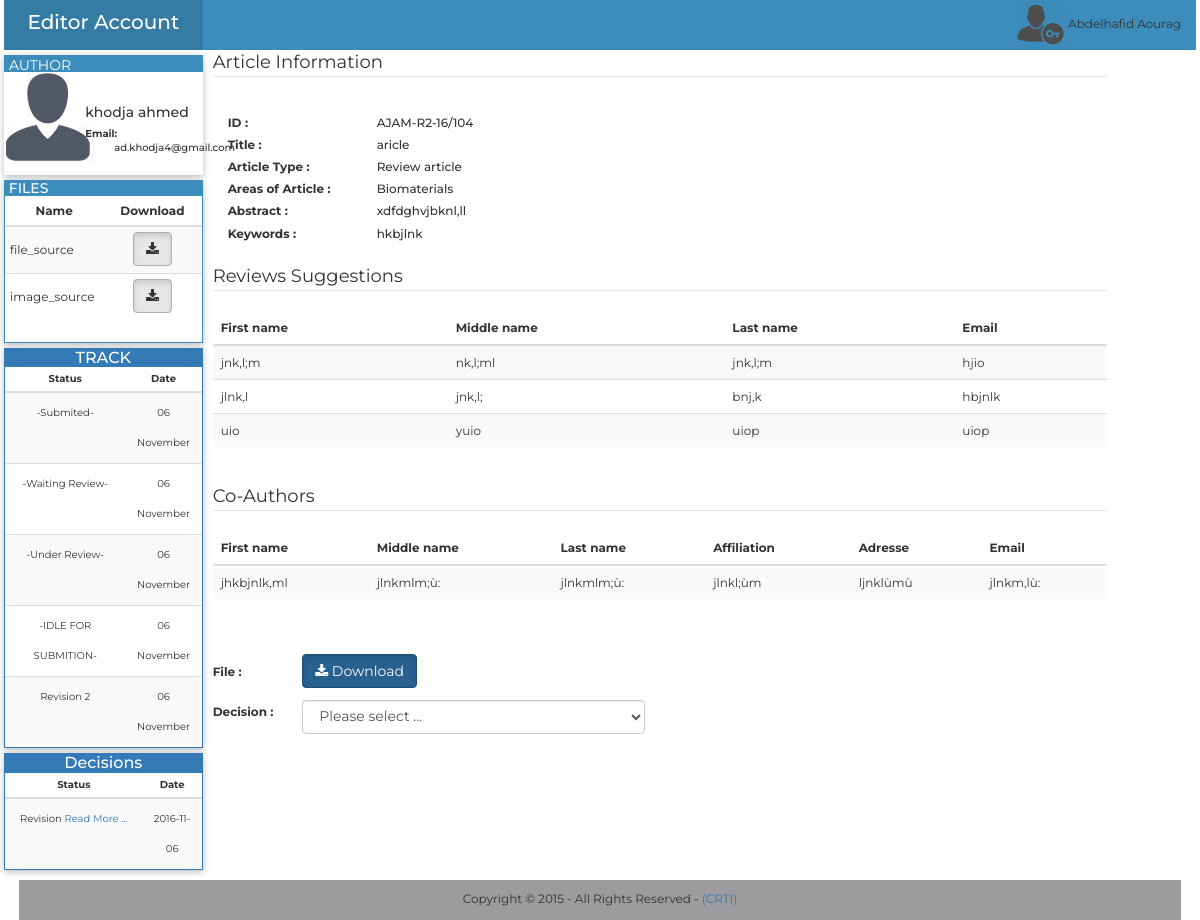
Page /Editor-in-chief/php/show_rev2.php?idar=104&et_e=217&idau=19 (signed in) on the committed database.
### tables this page shows
CREATE TABLE `personne` (
  `id` int(11) NOT NULL AUTO_INCREMENT,
  `fname` varchar(255) NOT NULL,
  `mname` varchar(255) DEFAULT NULL,
  `lname` varchar(255) NOT NULL,
  `affiliation` varchar(255) NOT NULL,
  `adresse` varchar(255) NOT NULL,
  `city` varchar(255) NOT NULL,
  `state` varchar(255) NOT NULL,
  `contry` varchar(255) NOT NULL,
  `pcode` varchar(10) NOT NULL,
  `email` varchar(255) NOT NULL,
  `phone` varchar(20) DEFAULT NULL,
  `fax` varchar(20) DEFAULT NULL,
  `password` varchar(255) NOT NULL,
  `date` datetime DEFAULT NULL,
  `title` varchar(255) NOT NULL,
  `grade` varchar(255) NOT NULL,
  PRIMARY KEY (`id`),
  UNIQUE KEY `email` (`email`)
);

CREATE TABLE `file` (
  `id` int(11) NOT NULL AUTO_INCREMENT,
  `name` varchar(255) NOT NULL,
  `size` varchar(255) DEFAULT NULL,
  `article` int(11) NOT NULL,
  `type` varchar(20) NOT NULL,
  `extension` varchar(255) DEFAULT NULL,
  PRIMARY KEY (`id`),
  KEY `article_fk` (`article`),
  CONSTRAINT `article_fk` FOREIGN KEY (`article`) REFERENCES `article` (`id`) ON DELETE CASCADE ON UPDATE CASCADE
);

CREATE TABLE `state_editor` (
  `id` int(11) NOT NULL AUTO_INCREMENT,
  `article` int(11) NOT NULL,
  `file` int(11) DEFAULT NULL,
  `etat` varchar(255) NOT NULL,
  `date` datetime NOT NULL,
  `editor` int(11) NOT NULL,
  `vu` varchar(255) DEFAULT 'no',
  PRIMARY KEY (`id`),
  KEY `fk_article_editor_chef` (`article`),
  KEY `fk_file_editor_chef` (`file`),
  CONSTRAINT `fk_article_editor_chef` FOREIGN KEY (`article`) REFERENCES `article` (`id`) ON DELETE CASCADE ON UPDATE CASCADE,
  CONSTRAINT `fk_file_editor_chef` FOREIGN KEY (`file`) REFERENCES `file` (`id`) ON DELETE CASCADE ON UPDATE CASCADE
);

CREATE TABLE `decision` (
  `id` int(11) NOT NULL AUTO_INCREMENT,
  `decision` text NOT NULL,
  `state_author` int(11) NOT NULL,
  `article` int(11) NOT NULL,
  `editor` int(11) NOT NULL,
  `date` date NOT NULL,
  `file` varchar(255) DEFAULT NULL,
  `type` varchar(255) NOT NULL,
  PRIMARY KEY (`id`)
);

CREATE TABLE `article` (
  `etiquette` varchar(255) DEFAULT NULL,
  `id` int(11) NOT NULL AUTO_INCREMENT,
  `author` int(11) NOT NULL,
  `title` mediumtext NOT NULL,
  `type` varchar(255) NOT NULL,
  `area` varchar(255) NOT NULL,
  `abstract` text NOT NULL,
  `keywords` text NOT NULL,
  `date` datetime NOT NULL,
  `state` varchar(255) NOT NULL,
  `cle` varchar(255) NOT NULL,
  PRIMARY KEY (`id`),
  KEY `author` (`author`),
  CONSTRAINT `author` FOREIGN KEY (`author`) REFERENCES `personne` (`id`) ON DELETE CASCADE ON UPDATE CASCADE
);

CREATE TABLE `sug_rev` (
  `id` int(11) NOT NULL AUTO_INCREMENT,
  `fname` varchar(255) NOT NULL,
  `lname` varchar(255) NOT NULL,
  `mname` varchar(255) NOT NULL,
  `email` varchar(255) NOT NULL,
  `article` int(255) DEFAULT NULL,
  PRIMARY KEY (`id`)
);

### Editor-in-chief/php/show_rev2.php (the view, shortened to what this page needs)
<?php
$id_article=$_GET['idar'];
$etat_editor=$_GET['et_e'];
include_once("../../../../php/cnx.php");
$select = $conn->query("SELECT etiquette,title,type,area,abstract,keywords,author FROM article WHERE id=".$id_article);
$row = $select->fetch_assoc();
$select_etat = $conn->query("SELECT id, etat,file, DATE_FORMAT(date, '%d %M') as date FROM state_editor WHERE article=".$id_article);
$select_decision = $conn->query("SELECT id,decision,type,date FROM decision WHERE article=".$id_article);
?>
<!doctype html>
<html xmlns="http://www.w3.org/1999/html" xmlns="http://www.w3.org/1999/html">
<head>
    <link href="../../../../bootstrap/css/bootstrap.min.css" rel="stylesheet" type="text/css">
    <link rel="stylesheet" href="../css/font-awesome.css" type="text/css" />
    <link href="https://cdn.datatables.net/1.10.10/css/dataTables.bootstrap.min.css" rel="stylesheet" type="text/css">
    <link href="../css/show2.css" rel="stylesheet" type="text/css">
</head>
<body>
<div class="container-fluid">
    <div class="row">
        <div class="col-sm-2 logo">
            <a class="no_color" href="../index2.php?t=sub"> <p class="text-center">Editor Account</p></a>
        </div>
        <div class="col-sm-10 bn">
            <div class="pull-right">
                <a class="no_color" href="log-out.php"><img src="../images/user.png"><?php echo  " ".$_SESSION['editor_in_chief_fname']." ". $_SESSION['editor_in_chief_lname']; ?></a>
            </div>
        </div>
    </div>
    <div class="row menu_row">
        <?php
        $select_author=$conn->query("SELECT fname,lname,email FROM personne WHERE id=".$row['author']);
        $row_author= $select_author->fetch_assoc();
        ?>
        <div class="col-sm-2 menu">
            <div class="row profile">
                <div class="hed"> <p>AUTHOR</p></div>
                <div class="col-sm-4 pading_left">
                    <img src="../images/profile.png" id="profile">
                </div>
                <div class="col-sm-7 pading_profile text_moyen">
                    <div class="form-group">
                        <div class="row min_height">
                            <label class="col-lg-12 control-label no_padding font_14" for="text"><?php echo $row_author['fname']." ".$row_author['lname']; ?>  </label>
                        </div>
                        <div class="row min_height">
                            <label class="col-lg-3 control-label no_padding" for="text">Email: </label>
                            <label class="col-lg-9 control-label no_padding text_label" for="text">&nbsp;<?php echo" ". $row_author['email']  ?> </label>
                        </div>
                    </div>
                </div>
            </div>
            <div class="row menu">
                <div class="panel panel-info panel_perso">
                    <div class=" head_perso panel-heading ">
                        <h3 class="panel-title font_14">&nbsp;FILES</h3>
                    </div>
                    <div class="panel-body panel_body_perso">
                        <div class="row">
                            <table class="table table-striped table-condensed">
                                <thead>
                                <tr>
                                    <th width="50%" class="text-center">Name</th>
                                    <th width="50" class="text-center">Download</th>
                                </tr>
                                </thead>
                                <tbody>
                                <?php
                                $file_sources=$conn->query("SELECT name,size,type from file WHERE article=".$id_article." AND type like '%source'");
                                while($file_res=$file_sources->fetch_assoc()){
                                    echo "<tr><td><span class='line_height'>".$file_res['type']."</span></td>";
                                    echo "<td class='text-center'><a href=\"downloads.php?id=".$row["author"]."&ida=".$id_article."&a=".$file_res['name']."\" style=\"color: #FFFFFF\"><button type=\"button\" class=\"btn btn-default active\"><i class=\"fa fa-download\"></i> </button></a></td></tr>";
                                }
                                ?>
                                </tbody>
                            </table>
                        </div>
                    </div>
                </div>
            </div>
            <div class="row menu">
                <?php
                if($select_etat->num_rows!=0){
                    echo"
<div class=\"panel panel-primary panel_perso\">
<div class=\"panel-heading head_perso\">
<h3 class=\"panel-title text-center\">TRACK</h3>
 </div>
  <table class=\"table table-striped table-condensed font_10\">
    <thead>
      <tr>
        <th  class=\"text-center\">Status</th>
        <th   class=\"text-center\">Date</th>
      </tr>
    </thead>
    <tbody>";
                    while($row_etat = $select_etat->fetch_assoc()){
                        echo"
      <tr>
        <td class=\"text-center \"style=\"line-height:3;\">".$row_etat['etat']."</td>
        <td class=\"text-center\" style=\"line-height:3;\">".$row_etat['date']."</td>
      </tr>
    ";
                    }
                    echo"</tbody>
  </table>
</div>
";
                }
                ?>
            </div>
            <div class="row menu">
                <?php
                if($select_decision->num_rows!=0){
                    echo"
<div class=\"panel panel-primary panel_perso\">
<div class=\"panel-heading head_perso\">
<h3 class=\"panel-title text-center\">Decisions</h3>
 </div>
  <table class=\"table table-striped table-condensed font_10\">
    <thead>
      <tr>
        <th width=\"70%\" class=\"text-center\">Status</th>
        <th   class=\"text-center\">Date</th>
      </tr>
    </thead>
    <tbody>";
                    while($row_decision = $select_decision->fetch_assoc()){
                        echo"
      <tr>
        <td class=\"text-center \"style=\"line-height:3;\">".$row_decision['type']." <a href=\"#\" data-width=\"700\" data-rel=".$row_decision['id']." class=\"poplight\">Read More ...</a></td>
        <td class=\"text-center\" style=\"line-height:3;\">".$row_decision['date']."</td>
      </tr>
 <div id=".$row_decision['id']." class=\"popup_block\">
                <p>Decision :</br></br>".utf8_encode(nl2br($row_decision['decision']))."</p>
            </div>
    ";
                    }
                    echo"</tbody>
  </table>
</div>
";
                }
                ?>
            </div>
        </div>
        <div class="col-sm-9 pad" >
            <div class="row"><legend class="texte_legend">Article Information</legend> </div>
            <div class="form-group">
                <div class="row">
                    <div class="form-group">
                        <label for="text" class="col-lg-2 control-label">ID : </label>
                        <div class="col-lg-10">
                            <label for="text" class=" control-label text-left texte text_label"id="titre" ><?php echo $row['etiquette'].$id_article; ?> </label>
                        </div>
                    </div>
                </div><div class="row">
                    <div class="form-group">
                        <label for="text" class="col-lg-2 control-label">Title : </label>
                        <div class="col-lg-10">
                            <label for="text" class=" control-label text-left texte text_label"id="titre" ><?php echo $row['title']; ?> </label>
                        </div>
                    </div>
                </div>
                <div class="row">
                    <div class="form-group">
                        <label for="textarea" class="col-lg-2 control-label ">Article Type : </label>
                        <div class="col-lg-10">
                            <label for="text" class=" control-label text-left texte text_label"id="type_article" ><?php echo $row['type']; ?> </label>
                        </div>
                    </div>
                </div>
                <div class="row">
                    <div class="form-group">
                        <label for="select" class="col-lg-2 control-label">Areas of Article : </label>
                        <div class="col-lg-10">
                            <label for="text" class=" control-label text-left texte text_label"id="area_article" ><?php echo $row['area']; ?> </label>
                        </div>
                    </div>
                </div>
                <div class="row">
                    <div class="form-group">
                        <label for="text" class="col-lg-2 control-label">Abstract : </label>
                        <div class="col-lg-10">
                            <label for="text" class="  text-left texte text_label"id="abstract_article" ><?php  echo $row['abstract'] ; ?> </label>
                        </div>
                    </div>
                </div>
                <div class="row">
                    <div class="form-group">
                        <label for="text" class="col-lg-2 control-label">Keywords : </label>
                        <div class="col-lg-10">
                            <label for="text" class=" control-label text-left texte text_label"  ><?php echo $row['keywords']; ?> </label>
                        </div>
                    </div>
                </div>
                <?php
                $select2 = $conn->query("SELECT fname,mname,lname,email FROM sug_rev WHERE article=".$id_article);
                echo"
<div class=\"row\"><legend class='texte_legend'>Reviews Suggestions</legend> </div>
<div class=\"row\">
    <table class=\"table table-striped\" >
    <thead>
      <tr>
        <th>First name</th>
        <th>Middle name</th>
        <th>Last name</th>
        <th>Email</th>
      </tr>
    </thead>
    <tbody>";
                while($row2 = $select2->fetch_assoc()){
                    echo"
      <tr>
        <td class='texte'>".$row2['fname']."</td>
        <td class='texte'>".$row2['mname']."</td>
        <td class='texte'>".$row2['lname']."</td>
        <td class='texte'>".$row2['email']."</td>
      </tr>
                    ";
                }
                echo"</tbody>
  </table>
</div>
                       ";
                ?>
                <?php
                $co=$conn->query("SELECT fname,mname,lname,affiliation,adresse,email  FROM co_author WHERE article=".$id_article);
                if ($co->num_rows!=0) {
                    echo"
<div class=\"row\"><legend class='texte_legend'>Co-Authors </legend> </div>
<div class=\"row\">
    <table class=\"table table-striped\" >
    <thead>
      <tr>
        <th>First name</th>
        <th>Middle name</th>
        <th>Last name</th>
        <th>Affiliation</th>
        <th>Adresse</th>
        <th>Email</th>
      </tr>
    </thead>
    <tbody>";
                    while($co_row = $co->fetch_assoc()){
                        echo"
      <tr>
        <td class='texte'>".$co_row['fname']."</td>
        <td class='texte'>".$co_row['mname']."</td>
        <td class='texte'>".$co_row['lname']."</td>
        <td class='texte'>".$co_row['affiliation']."</td>
        <td class='texte'>".$co_row['adresse']."</td>
        <td class='texte'>".$co_row['email']."</td>
      </tr>
                    ";
                    }
                    echo"</tbody>
  </table>
</div>
                       ";
                }
                ?>
                <div class="row">
                    <div class="form-group">
                        <label for="text" class="col-lg-1 control-label bordure_n  "><span class="line_height">File :</span> </label>
                        <div class="col-lg-10">
                            <?php
                            $file=$conn->query("SELECT file  FROM state_editor WHERE  id=".$etat_editor);
                            $rowfile = $file->fetch_assoc();
                            $file=$conn->query("SELECT name  FROM file WHERE  id=".$rowfile['file']);
                            $rowfile2=$file->fetch_assoc();
                            echo" <a href=\"download.php?id=".$row["author"]."&ida=".$id_article."&a=".$rowfile2['name']."\" style=\"color: #FFFFFF\">";
                            ?><button type="button" class="btn btn-primary active"><i class="fa fa-download"></i> Download</button></a>
                        </div>
                    </div>
                </div>
                <div class="row" >
                    <div class="form-group">
                        <label for="textarea" class="col-lg-1 bordure_n"><span class="titre_select">Decision : </span></label>
                        <div class="col-lg-5 ">
                            <select  id="des" class="form-control" name="desicion" >
                                <option value="">Please select ...</option>
                            </select>
                        </div>
                        <div class="col-lg-1 ">
                        </div>
                        <div class="col-lg-4 "></div>
                    </div>
                </div>
            </div>
        </div>
    </div>
    <footer class=" footer_perso">
        <p class="text-center">Copyright &copy; 2015 - All Rights Reserved - <a href="http://www.csc.dz">(CRTI)</a></p>
    </footer>
</body>
</html>

### rows in the picture
personne: fname "khodja", lname "ahmed", email "ad.khodja4@gmail.com"
file: type "file_source"
file: type "image_source"
state_editor: etat "-Submited-", date "06 November"
state_editor: etat "-Waiting Review-", date "06 November"
state_editor: etat "-Under Review-", date "06 November"
state_editor: etat "-IDLE FOR SUBMITION-", date "06 November"
state_editor: etat "Revision 2", date "06 November"
decision: type "Revision", date "2016-11-06"
article: etiquette "AJAM-R2-16/", title "aricle", type "Review article", area "Biomaterials", abstract "xdfdghvjbknl,ll", keywords "hkbjlnk"
sug_rev: fname "jnk,l;m", mname "nk,l;ml", lname "jnk,l;m", email "hjio"
sug_rev: fname "jlnk,l", mname "jnk,l;", lname "bnj,k", email "hbjnlk"
sug_rev: fname "uio", mname "yuio", lname "uiop", email "uiop"

### other values in the picture
$_SESSION['editor_in_chief_fname'] "Abdelhafid"
$_SESSION['editor_in_chief_lname'] "Aourag"
$id_article "104"
$co_row['fname'] "jhkbjnlk,ml"
$co_row['mname'] "jlnkmlm;ù:"
$co_row['lname'] "jlnkmlm;ù:"
$co_row['affiliation'] "jlnkl;ùm"
$co_row['adresse'] "ljnklùmù"
$co_row['email'] "jlnkm,lù:"
